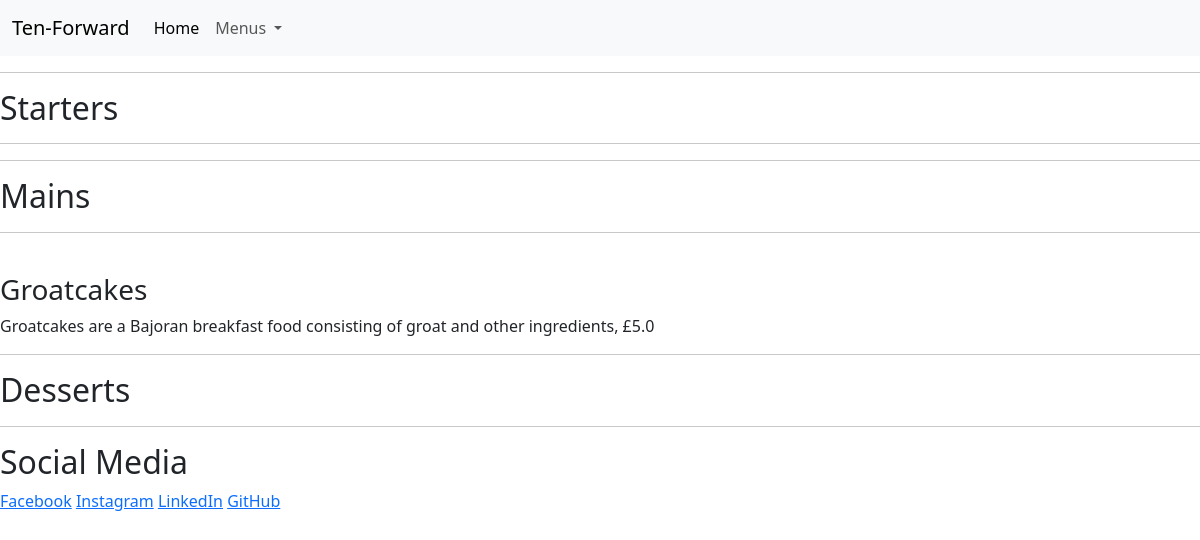
/food_menu, run on an earlier commit of the app's database.
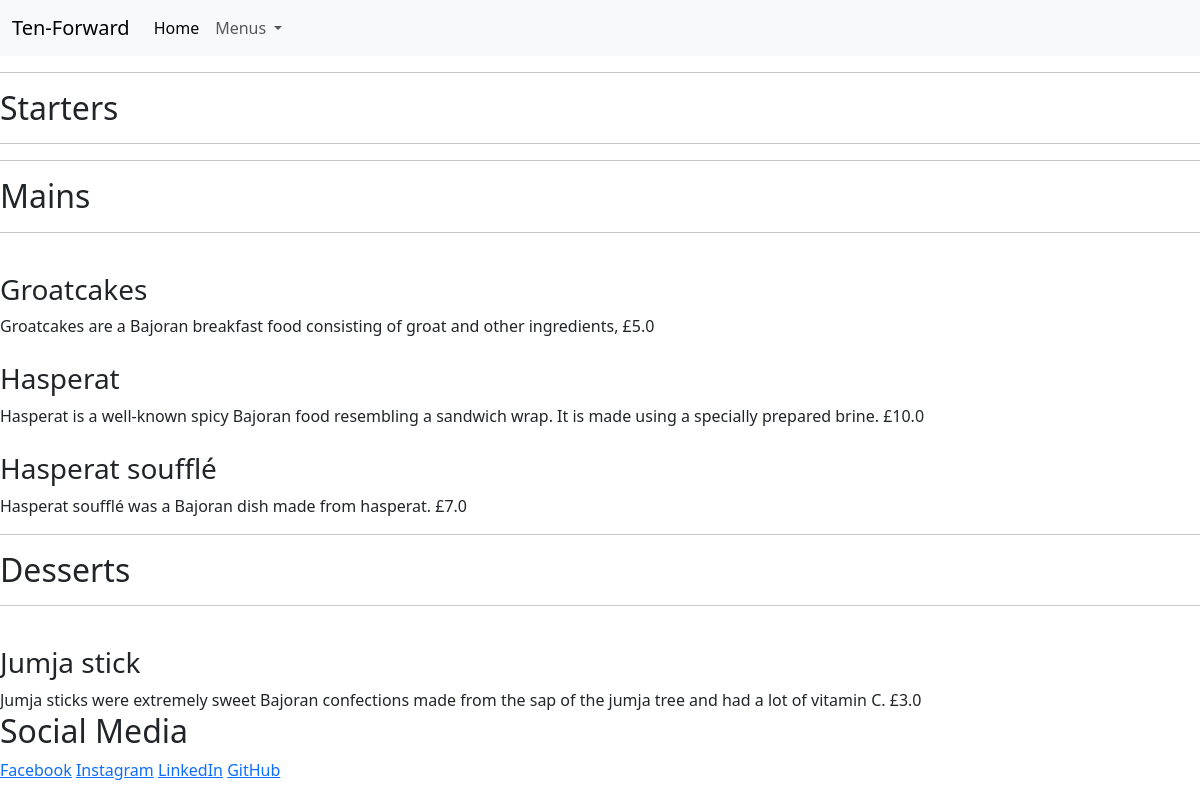
And on a later commit of the database.
### menus/models.py (models this page shows, shortened)
class Food(models.Model):
    food_id = models.AutoField(primary_key=True)
    food_name = models.CharField(
        max_length=50,
        unique=True
        )
    description = models.CharField(
        max_length=300,
        unique=True
        )
    price = models.FloatField()
    type_of_food = models.IntegerField(
        choices=TYPE_OF_FOOD,
        default=3
        )
    available = models.BooleanField(default=False)
    class Meta:
        ordering = ['-type_of_food']

### menus/views.py (the view)
# urls.py: path('food_menu', views.food_menu, name='food_menu'),
def food_menu(request):
    food_list = Food.objects.all()
    return render(
        request, 'menus/food_menu.html', {'food_list': food_list})

### menus/templates/menus/food_menu.html (shortened to what this page needs)
{% extends 'base.html' %}
{% load static %}
{% block content %}
<div>
    <hr><h2>Starters</h2><hr>
</div>
<div>
    <hr><h2>Mains</h2><hr>
    {% for food in food_list %}
    {% if food.type_of_food == 1 and food.available == 1 %}
    <br><h3>{{ food.food_name }}</h3>
    {{ food.description | safe }} £{{ food.price }}
    <br>
    {% endif %}
    {% endfor %}
</div>
<div>
    <hr><h2>Desserts</h2><hr>
    {% for food in food_list %}
    {% if food.type_of_food == 2 and food.available == 1 %}
    <br><h3>{{ food.food_name }}</h3>
    {{ food.description | safe }} £{{ food.price }}
    <br>
    {% endif %}
    {% endfor %}
</div>
{%endblock%}

### templates/base.html (shortened to what this page needs)
{% load static %}
<!DOCTYPE html>
<html lang="en">
<head>
    <link href="https://cdn.jsdelivr.net/npm/bootstrap@5.3.2/dist/css/bootstrap.min.css" rel="stylesheet"
>
    <link rel="stylesheet" href="{% static 'css/style.css' %}">
</head>
<body>
    <nav class="navbar navbar-expand-lg bg-body-tertiary">
        <div class="container-fluid">
            <a class="navbar-brand" href="{% url 'home' %}">Ten-Forward</a>
            <div class="collapse navbar-collapse" id="navbarSupportedContent">
                <ul class="navbar-nav me-auto mb-2 mb-lg-0">
                    <li class="nav-item">
                        <a class="nav-link active" aria-current="page" href="{% url 'home' %}">Home</a>
                    </li>
                    <li class="nav-item dropdown">
                        <a class="nav-link dropdown-toggle" href="#" role="button" data-bs-toggle="dropdown"
                            aria-expanded="false">
                            Menus
                        </a>
                    </li>
                </ul>
            </div>
        </div>
    </nav>
    <main class="flex-shrink-0 main-bg">
        {% block content %}
        {% endblock content %}
    </main>
    <footer>
        <div>
            <section>
                <h2>Social Media</h2>
                <a href="https://www.facebook.com/" target="_blank" role="button"> Facebook</a>
                <a href="https://www.instagram.com/" target="_blank" role="button"> Instagram</a>
                <a href="https://www.linkedin.com/in/jamiemphelps/" target="_blank" role="button"> LinkedIn</a>
                <a href="https://github.com/Thephelpster" target="_blank" role="button"> GitHub</a>
            </section>
        </div>
    </footer>
</body>
</html>

What changed in the data, as far as the page shows it:
now on this page (row edited): Food: food_name "Hasperat", description "Hasperat is a well-known spicy Bajoran food resembling a sandwich wrap. It is made using a specially prepared brine.", price "10.0", shown under "Mains"
added Food: food_name "Hasperat soufflé", description "Hasperat soufflé was a Bajoran dish made from hasperat.", price "7.0", shown under "Mains"
added Food: food_name "Jumja stick", description "Jumja sticks were extremely sweet Bajoran confections made from the sap of the jumja tree and had a lot of vitamin C.", price "3.0", shown under "Desserts"
